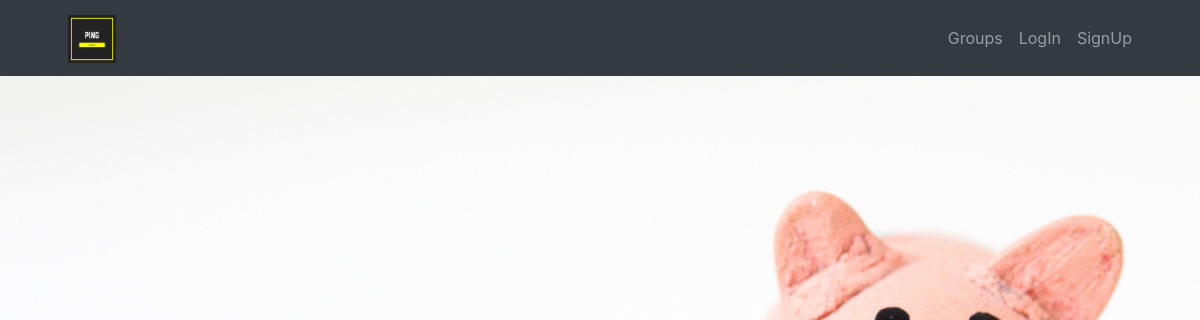
The app's page /posts/, older data.
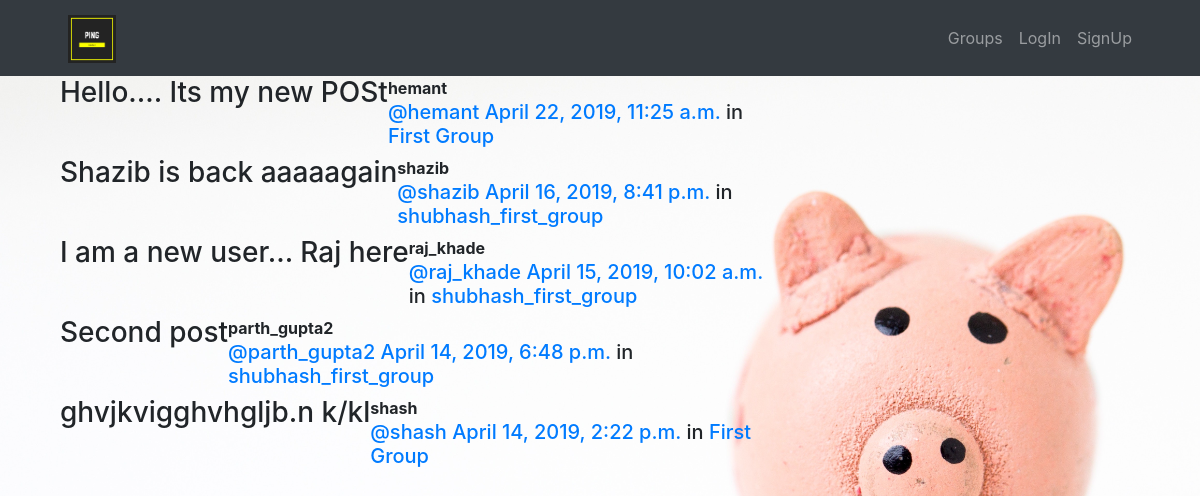
The same page, newer data.
### posts/models.py (models this page shows, shortened)
class Post(models.Model):
    user = models.ForeignKey(User, related_name='posts', on_delete=models.CASCADE)
    created_at = models.DateTimeField(auto_now=True)
    message = models.TextField()
    message_html = models.TextField(editable=False)
    group = models.ForeignKey(Group,related_name='posts',null=True,blank=True, on_delete=models.CASCADE)
    class Meta:
        ordering = ['-created_at']  # For descending
        unique_together = ['user','message']

### groups/models.py (models this page shows, shortened)
class Group(models.Model):
    name = models.CharField(max_length=255,unique=True)
    slug = models.SlugField(allow_unicode=True,unique=True)
    description = models.TextField(blank=True,default='')
    description_html = models.TextField(editable=False,default='',blank=True)
    members = models.ManyToManyField(User,through='GroupMember')
    class Meta:
        ordering = ['name']

### posts/views.py (the view)
# urls.py: path("", views.PostList.as_view(), name="all"),
class PostList(SelectRelatedMixin, generic.ListView):
    model = models.Post
    select_related = ('user', 'group') # Tuple of related things, foreign keys

### posts/templates/posts/post_list.html (shortened to what this page needs)
{% extends "posts/post_base.html" %}
{% block post_content %}
<div class="col-md-8">
	{% for post in post_list %}
  {% include "posts/_post.html" %}
	{% endfor %}
</div>
{% endblock %}

### posts/templates/posts/_post.html (shortened to what this page needs)
<div class="post media">
	<h3>{{ post.message_html|safe }}</h3>
	<div class="media-body">
		<strong>{{ post.user.username }}</strong>
		<h5 class="media-heading">
			<span class="username"><a href="{% url 'posts:for_user' username=post.user.username %}">@{{ post.user.username }}</a></span>
			<time class="time"><a href="{% url 'posts:single' username=post.user.username pk=post.pk %}">{{ post.created_at }}</a></time>
			{% if post.group %}
			<span class="group-name">in <a href="#">{{ post.group.name }}</a></span>
			{% endif %}
		</h5>
	</div>
</div>

Row changes from the older to the newer data that the page shows:
added Post: message_html "Hello.... Its my new POSt", user.username "hemant", created_at "April 22, 2019, 11:25 a.m.", group.name "First Group"
added Post: message_html "Shazib is back aaaaagain", user.username "shazib", created_at "April 16, 2019, 8:41 p.m.", group.name "shubhash_first_group"
added Post: message_html "I am a new user... Raj here", user.username "raj_khade", created_at "April 15, 2019, 10:02 a.m.", group.name "shubhash_first_group"
added Post: message_html "Second post", user.username "parth_gupta2", created_at "April 14, 2019, 6:48 p.m.", group.name "shubhash_first_group"
added Post: message_html "ghvjkvigghvhgljb.n k/kl", user.username "shash", created_at "April 14, 2019, 2:22 p.m.", group.name "First Group"
